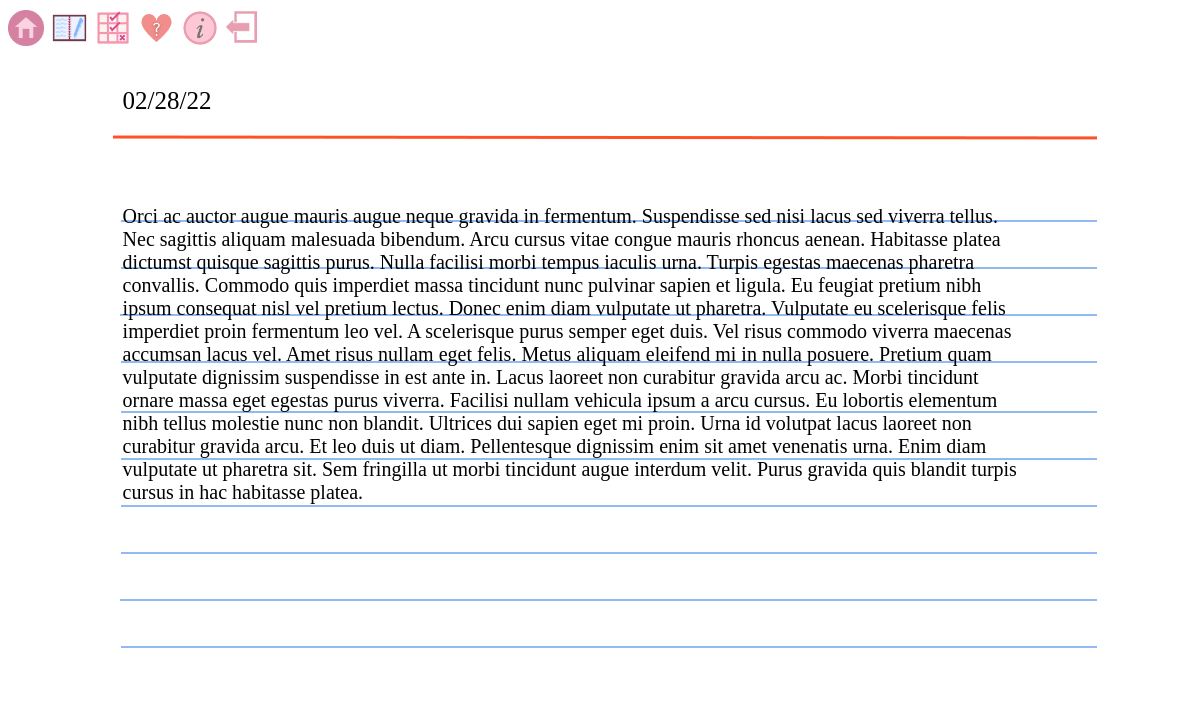
The app's page /journal/9 (signed in) with its own data.
### app/models.py (models this page shows, shortened)
class Journal(db.Model):
    id = db.Column(db.Integer, primary_key=True)
    date_posted = db.Column(db.Date, nullable=False, default= date.today())
    content = db.Column(db.Text, nullable=False)
    user_id = db.Column(db.Integer, db.ForeignKey('user.id'), nullable=False)

### app/routes.py (the view)
@app.route("/journal/<int:journal_id>") # view a single journal with the given id
@login_required
def viewjournal(journal_id):
    todays_date= date.today()
    journal = Journal.query.get_or_404(journal_id)
    return render_template('single_journal.html',  journal=journal, todays_date=todays_date, title="Single Journal" )

### app/models.py (called while the page is built)
@login_manager.user_loader
def load_user(user_id):
    return User.query.get(int(user_id))

### app/templates/single_journal.html (shortened to what this page needs)
<!doctype html>
<html lang="en">
    <head>
        <link rel="stylesheet" href="..\static\single_journal.css">
        <div>
            <a class="nav-link" href="/mainpage"><img src="\static\images\home.png " width="3%"></a>
            <a class="nav-link" href="/journal"><img src="\static\images\journal_icon.png " width="3%"></a>
            <a class="nav-link" href="/habittracker"><img src="\static\images\habittracker_icon.png " width="3%"></a>
            <a class="nav-link" href="/moodtracker"><img src="\static\images\moodtracker_icon.png " width="3%"></a>
            <a class="nav-link" href="/info"><img src="\static\images\information_icon.png " width="3%"></a>
            <a class="nav-link" href="/"><img src="\static\images\logout_icon.png " width="3%"></a>
        </div>
    </head>
    <body>
        <div class="container">
            {% if journal.date_posted == todays_date %}
                <form action="{{ '/journal/' + journal.id|string + '/update' }}" method="POST" style="width: 100%; height: 70%;">
                    <label for="journal" style="padding-left: 2%; font-size: 25px;">{{ journal.date_posted.strftime("%D") }}</label><br>
                    <textarea id="journal" name="journal" cols="55" rows="7" style="padding-left: 2%; font-size: 20px;">{{ journal.content }}</textarea><br>
                    <input class="submit" type="image" src="\static\images\pen_icon.png" width="10%" style="margin-left: 60%;" alt="Submit">
                    <input type="hidden" name="flag" value="fromjournal">
                </form>
            {% else %}
                <h4 style="padding-left: 2%; font-size: 25px;">{{ journal.date_posted.strftime("%D") }}</h4><br>
                <p style="padding-left: 2%; font-size: 20px; width: 900px;">{{ journal.content }}</p><br>
            {% endif %}
        </div>
    </body>
</html>

### app/static/single_journal.css (style rules this page uses)
body { font-family: serif; font-size:xx-large; }
.container { margin: 8%; margin-top: 2%; background: url("images/journal_page_cropped1.png") no-repeat; height: 600px; }
h4 { font-weight: normal; }

### records on screen
Journal: date_posted "02/28/22", content "Orci ac auctor augue mauris augue neque gravida in fermentum. Suspendisse sed nisi lacus sed viverra tellus. Nec sagittis aliquam malesuada bibendum. Arcu cursus vitae congue mauris rhoncus aenean. Habitasse platea dictumst quisque sagittis purus. Nulla facilisi morbi tempus iaculis urna. Turpis egestas maecenas pharetra convallis. Commodo quis imperdiet massa tincidunt nunc pulvinar sapien et ligula. Eu feugiat pretium nibh ipsum consequat nisl vel pretium lectus. Donec enim diam vulputate ut pharetra. Vulputate eu scelerisque felis imperdiet proin fermentum leo vel. A scelerisque purus semper eget duis. Vel risus commodo viverra maecenas accumsan lacus vel. Amet risus nullam eget felis.…"
